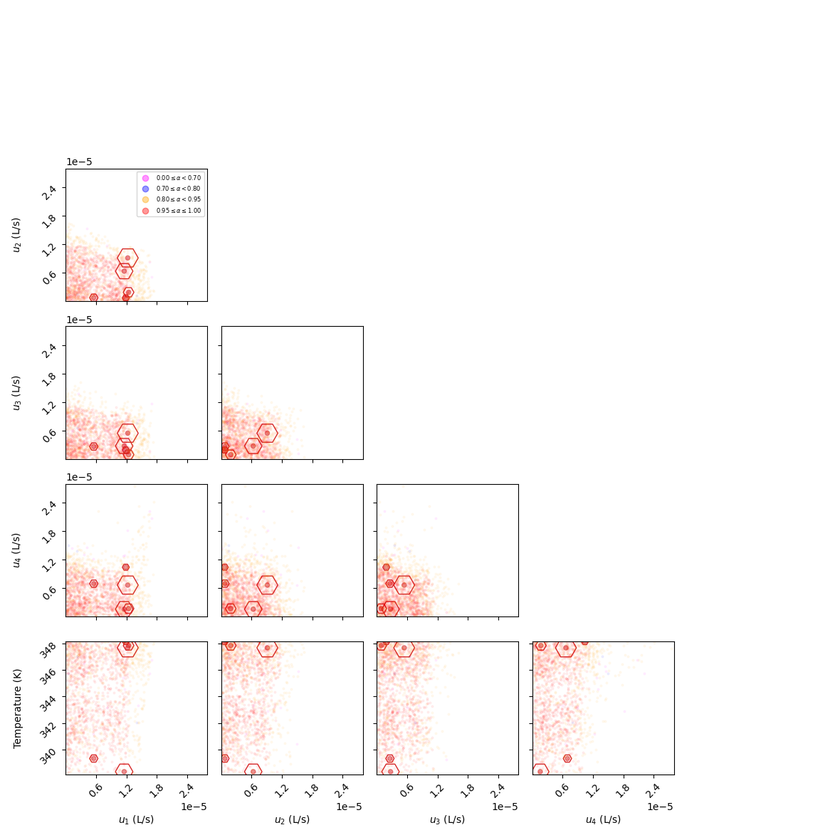
#> input picture publications/probabilistic_framework/esterification/corner_DS_with_efforts_reordered_no_diagonal_with_legend.png, 840 x 840 px, shrunk from 1180 x 1180 before the run
$ python -i corner_mirror.py   (imports and definitions only)
#> lines starting #> are read from the running program, lines starting #| are printed output that depends on the picture
# -*- coding: utf-8 -*-

import copy
import logging
from collections.abc import Mapping

import numpy as np
from arviz.data import convert_to_dataset
from arviz.utils import _var_names, get_coords
from matplotlib import pyplot as pl
from matplotlib.colors import LinearSegmentedColormap, colorConverter
from matplotlib.ticker import MaxNLocator, NullLocator, ScalarFormatter

try:
    from scipy.ndimage import gaussian_filter
except ImportError:
    gaussian_filter = None

# Support multiple versions of arviz
try:
    from arviz.plots.plot_utils import (
        make_label,
        xarray_to_ndarray,
        xarray_var_iter,
    )

    # [5 lines left out: function _get_labels, not called in this run]


except ImportError:
    from arviz.labels import BaseLabeller
    from arviz.sel_utils import xarray_to_ndarray, xarray_var_iter

    # [7 lines left out: function _get_labels, not called in this run]


__all__ = ["corner", "hist2d", "quantile", "overplot_lines", "overplot_points"]


def corner(
    data,
    bins=20,
    *,
    # Original corner parameters
    range=None,
    weights=None,
    color="k",
    hist_bin_factor=1,
    smooth=None,
    smooth1d=None,
    labels=None,
    label_kwargs=None,
    titles=None,
    show_titles=False,
    title_fmt=".2f",
    title_kwargs=None,
    truths=None,
    truth_color="#4682b4",
    scale_hist=False,
    quantiles=None,
    verbose=False,
    fig=None,
    max_n_ticks=5,
    top_ticks=False,
    use_math_text=False,
    reverse=False,
    labelpad=0.0,
    hist_kwargs=None,
    # Arviz parameters
    group="posterior",
    var_names=None,
    filter_vars=None,
    coords=None,
    divergences=False,
    divergences_kwargs=None,
    labeller=None,
    **hist2d_kwargs
):
    """
    Make a *sick* corner plot showing the projections of a data set in a
    multi-dimensional space. kwargs are passed to hist2d() or used for
    `matplotlib` styling.

    Parameters
    ----------
    data : obj
        Any object that can be converted to an ``arviz.InferenceData`` object.
        Refer to documentation of ``arviz.convert_to_dataset`` for details.

    bins : int or array_like[ndim,]
        The number of bins to use in histograms, either as a fixed value for
        all dimensions, or as a list of integers for each dimension.

    group : str
        Specifies which InferenceData group should be plotted.  Defaults to
        ``'posterior'``.

    var_names : list
        Variables to be plotted, if ``None`` all variable are plotted. Prefix
        the variables by `~` when you want to exclude them from the plot.

    filter_vars : {``None``, ``"like"``, ``"regex"``}
        If ``None`` (default), interpret ``var_names`` as the real variables
        names. If ``"like"``, interpret ``var_names`` as substrings of the real
        variables names. If ``"regex"``, interpret ``var_names`` as regular
        expressions on the real variables names. A la ``pandas.filter``.

    coords : mapping
        Coordinates of ``var_names`` to be plotted. Passed to
        ``arviz.Dataset.sel``.

    divergences : bool
        If ``True`` divergences will be plotted in a different color, only if
        ``group`` is either ``'prior'`` or ``'posterior'``.

    divergences_kwargs : dict
        Any extra keyword arguments to send to the ``overplot_points`` when
        plotting the divergences.

    labeller : arviz.Labeller
        Class providing the method ``make_label_vert`` to generate the labels
        in the plot. Read the ArviZ label guide for more details and usage
        examples.

    weights : array_like[nsamples,]
        The weight of each sample. If `None` (default), samples are given
        equal weight.

    color : str
        A ``matplotlib`` style color for all histograms.

    hist_bin_factor : float or array_like[ndim,]
        This is a factor (or list of factors, one for each dimension) that
        will multiply the bin specifications when making the 1-D histograms.
        This is generally used to increase the number of bins in the 1-D plots
        to provide more resolution.

    smooth, smooth1d : float
       The standard deviation for Gaussian kernel passed to
       `scipy.ndimage.gaussian_filter` to smooth the 2-D and 1-D histograms
       respectively. If `None` (default), no smoothing is applied.

    labels : iterable (ndim,)
        A list of names for the dimensions. If a ``xs`` is a
        ``pandas.DataFrame``, labels will default to column names.

    label_kwargs : dict
        Any extra keyword arguments to send to the `set_xlabel` and
        `set_ylabel` methods. Note that passing the `labelpad` keyword
        in this dictionary will not have the desired effect. Use the
        `labelpad` keyword in this function instead.

    titles : iterable (ndim,)
        A list of titles for the dimensions. If `None` (default),
        uses labels as titles.

    show_titles : bool
        Displays a title above each 1-D histogram showing the 0.5 quantile
        with the upper and lower errors supplied by the quantiles argument.

    title_fmt : string
        The format string for the quantiles given in titles. If you explicitly
        set ``show_titles=True`` and ``title_fmt=None``, the labels will be
        shown as the titles. (default: ``.2f``)

    title_kwargs : dict
        Any extra keyword arguments to send to the `set_title` command.

    range : iterable (ndim,)
        A list where each element is either a length 2 tuple containing
        lower and upper bounds or a float in range (0., 1.)
        giving the fraction of samples to include in bounds, e.g.,
        [(0.,10.), (1.,5), 0.999, etc.].
        If a fraction, the bounds are chosen to be equal-tailed.

    truths : iterable (ndim,)
        A list of reference values to indicate on the plots.  Individual
        values can be omitted by using ``None``.

    truth_color : str
        A ``matplotlib`` style color for the ``truths`` makers.

    scale_hist : bool
        Should the 1-D histograms be scaled in such a way that the zero line
        is visible?

    quantiles : iterable
        A list of fractional quantiles to show on the 1-D histograms as
        vertical dashed lines.

    verbose : bool
        If true, print the values of the computed quantiles.

    plot_contours : bool
        Draw contours for dense regions of the plot.

    use_math_text : bool
        If true, then axis tick labels for very large or small exponents will
        be displayed as powers of 10 rather than using `e`.

    reverse : bool
        If true, plot the corner plot starting in the upper-right corner
        instead of the usual bottom-left corner

    labelpad : float
        Padding between the axis and the x- and y-labels in units of the
        fraction of the axis from the lower left

    max_n_ticks: int
        Maximum number of ticks to try to use

    top_ticks : bool
        If true, label the top ticks of each axis

    fig : matplotlib.Figure
        Overplot onto the provided figure object, which must either have no
        axes yet, or ``ndim * ndim`` axes already present.  If not set, the
        plot will be drawn on a newly created figure.

    hist_kwargs : dict
        Any extra keyword arguments to send to the 1-D histogram plots.

    **hist2d_kwargs
        Any remaining keyword arguments are sent to :func:`corner.hist2d` to
        generate the 2-D histogram plots.

    """
    is_np = False
    if isinstance(data, np.ndarray):
        is_np = True
        if data.ndim == 1:
            data = data[None, :, :]
        elif data.ndim == 2:
            data = data[None, :, :]
        elif data.ndim != 3:
            raise ValueError("invalid input dimensions")
    if data.__class__.__name__ == "DataFrame":
        logging.warning(
            "Pandas support in corner is deprecated; use ArviZ directly"
        )
        data = {k: np.asarray(data[k])[None] for k in list(data.columns)}

    if coords is None:
        coords = {}

    # Get posterior draws and combine chains
    dataset = convert_to_dataset(data, group=group)
    var_names = _var_names(var_names, dataset, filter_vars)
    plotters = list(
        xarray_var_iter(
            get_coords(dataset, coords), var_names=var_names, combined=True
        )
    )
    if labels is None and not is_np:
        labels = _get_labels(plotters, labeller=labeller)
    if var_names is None:
        var_names = dataset.data_vars

    divergent_data = None
    diverging_mask = None

    # Assigning divergence group based on group param
    if group == "posterior":
        divergent_group = "sample_stats"
    elif group == "prior":
        divergent_group = "sample_stats_prior"
    else:
        divergences = False

    # Reformat truths and titles as lists if they are mappings
    if isinstance(truths, Mapping):
        truths = np.concatenate(
            [np.asarray(truths[k]).flatten() for k in var_names]
        )
    if isinstance(titles, Mapping):
        titles = np.concatenate(
            [np.asarray(titles[k]).flatten() for k in var_names]
        )

    # Coerce the samples into the expected format
    samples = np.stack([x[-1].flatten() for x in plotters], axis=-1)
    fig = _corner_backend(
        samples,
        bins=bins,
        range=range,
        weights=weights,
        color=color,
        hist_bin_factor=hist_bin_factor,
        smooth=smooth,
        smooth1d=smooth1d,
        labels=labels,
        label_kwargs=label_kwargs,
        titles=titles,
        show_titles=show_titles,
        title_fmt=title_fmt,
        title_kwargs=title_kwargs,
        truths=truths,
        truth_color=truth_color,
        scale_hist=scale_hist,
        quantiles=quantiles,
        verbose=verbose,
        fig=fig,
        max_n_ticks=max_n_ticks,
        top_ticks=top_ticks,
        use_math_text=use_math_text,
        reverse=reverse,
        labelpad=labelpad,
        hist_kwargs=hist_kwargs,
        **hist2d_kwargs,
    )

    # Get diverging draws and combine chains
    if divergences:
        if hasattr(data, divergent_group) and hasattr(
            getattr(data, divergent_group), "diverging"
        ):
            divergent_data = convert_to_dataset(data, group=divergent_group)
            _, diverging_mask = xarray_to_ndarray(
                divergent_data, var_names=("diverging",), combined=True
            )
            diverging_mask = np.squeeze(diverging_mask)
            if divergences_kwargs is None:
                divergences_kwargs = {"color": "C1", "ms": 1}
            overplot_points(fig, samples[diverging_mask], **divergences_kwargs)

    return fig


# [752 lines left out: functions _corner_backend, quantile, hist2d, overplot_lines, overplot_points, _parse_input and 3 more, not called in this run]

>>> import cv2
>>> picture = cv2.imread('corner_DS_with_efforts_reordered_no_diagonal_with_legend.png', cv2.IMREAD_GRAYSCALE)
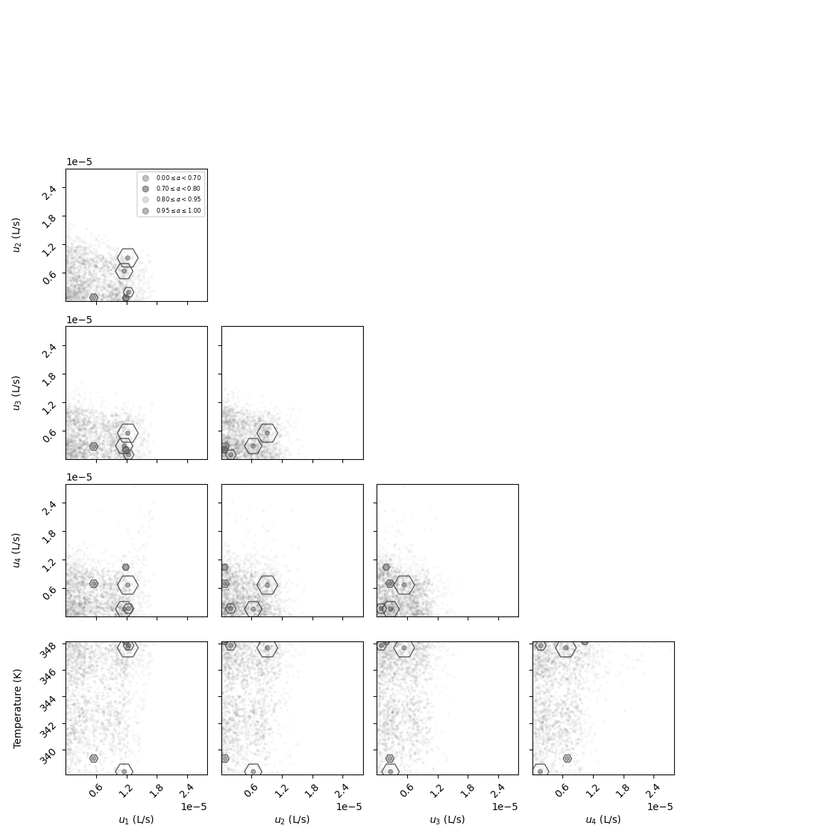
#> picture: shape (840, 840); min 0, max 255, mean 250.4
>>> result = corner(picture)
#> (the run stopped early here; a loop or call above may not have finished)
